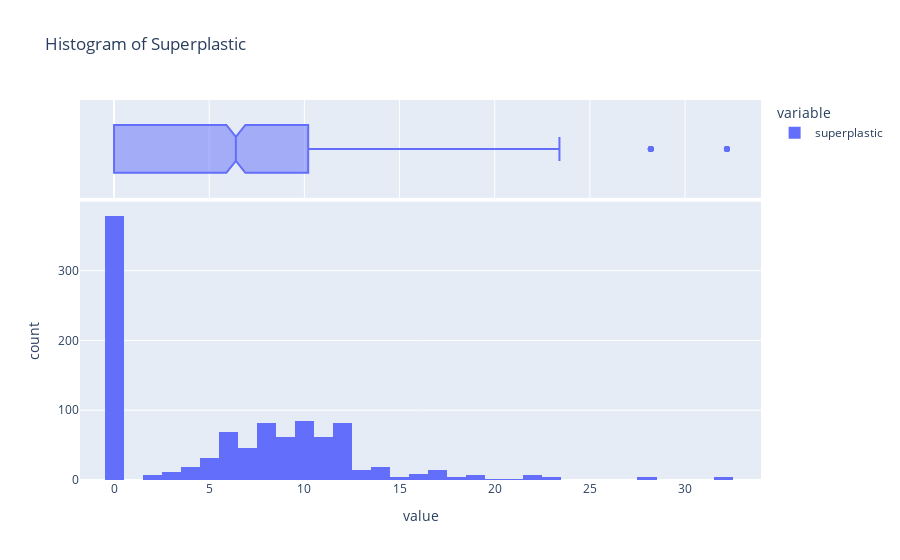

Notebook cell for this chart:
### Markdown cell above
#### Superplastic

### Code cell
fig=px.histogram(df.superplastic,title="Histogram of Superplastic",marginal="box")
fig.show()

### Figure 1 — Plotly figure (JSON) as saved in the notebook; plotly's stock layout.template omitted (floating-point values rounded to 4 significant figures; data arrays with more than 128 entries replaced by an {"elided": "..."} marker saying what was removed)
{"data": [{"alignmentgroup": "True", "bingroup": "x", "hovertemplate": "variable=superplastic<br>value=%{x}<br>count=%{y}<extra></extra>", "legendgroup": "superplastic", "marker": {"color": "#636efa", "pattern": {"shape": ""}}, "name": "superplastic", "offsetgroup": "superplastic", "orientation": "v", "showlegend": true, "type": "histogram", "x": {"elided": "1030 float values"}, "xaxis": "x", "yaxis": "y"}, {"alignmentgroup": "True", "hovertemplate": "variable=superplastic<br>value=%{x}<extra></extra>", "legendgroup": "superplastic", "marker": {"color": "#636efa"}, "name": "superplastic", "notched": true, "offsetgroup": "superplastic", "showlegend": false, "type": "box", "x": {"elided": "1030 float values"}, "xaxis": "x2", "yaxis": "y2"}], "layout": {"barmode": "relative", "legend": {"title": {"text": "variable"}, "tracegroupgap": 0}, "title": {"text": "Histogram of Superplastic"}, "xaxis": {"anchor": "y", "domain": [0, 1], "title": {"text": "value"}}, "xaxis2": {"anchor": "y2", "domain": [0, 1], "matches": "x", "showgrid": true, "showticklabels": false}, "yaxis": {"anchor": "x", "domain": [0, 0.7326], "title": {"text": "count"}}, "yaxis2": {"anchor": "x2", "domain": [0.7426, 1], "matches": "y2", "showgrid": false, "showline": false, "showticklabels": false, "ticks": ""}}}
